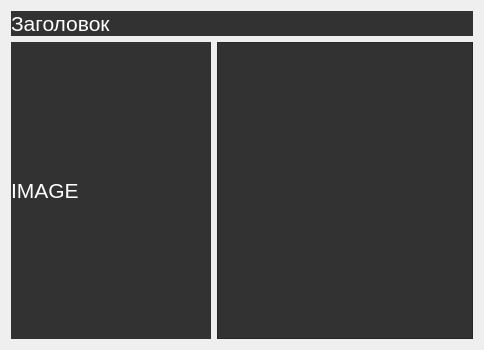
<?xml version="1.0" encoding="UTF-8"?>
<ui version="4.0">
 <class>NewsCard</class>
 <widget class="QWidget" name="NewsCard">
  <property name="windowModality">
   <enum>Qt::NonModal</enum>
  </property>
  <property name="geometry">
   <rect>
    <x>0</x>
    <y>0</y>
    <width>400</width>
    <height>350</height>
   </rect>
  </property>
  <property name="minimumSize">
   <size>
    <width>0</width>
    <height>350</height>
   </size>
  </property>
  <property name="font">
   <font>
    <pointsize>16</pointsize>
   </font>
  </property>
  <property name="cursor">
   <cursorShape>PointingHandCursor</cursorShape>
  </property>
  <property name="windowTitle">
   <string>Form</string>
  </property>
  <property name="styleSheet">
   <string notr="true">QFrame {
	background-color: rgb(50, 50, 50);
}

QLabel {
	color: rgb(255, 255, 255);
	font: 25 18pt &quot;Segoe UI Light&quot;;
}

QTextEdit {
	color: rgb(255, 255, 255);
	font: 25 16pt &quot;Segoe UI Light&quot;;
}</string>
  </property>
  <layout class="QVBoxLayout" name="verticalLayout_2">
   <item>
    <layout class="QVBoxLayout" name="verticalLayout">
     <item>
      <widget class="QLabel" name="news_label">
       <property name="sizePolicy">
        <sizepolicy hsizetype="MinimumExpanding" vsizetype="Fixed">
         <horstretch>0</horstretch>
         <verstretch>0</verstretch>
        </sizepolicy>
       </property>
       <property name="minimumSize">
        <size>
         <width>0</width>
         <height>20</height>
        </size>
       </property>
       <property name="text">
        <string>Заголовок</string>
       </property>
      </widget>
     </item>
     <item>
      <layout class="QHBoxLayout" name="horizontalLayout">
       <item>
        <widget class="QLabel" name="news_image">
         <property name="minimumSize">
          <size>
           <width>200</width>
           <height>0</height>
          </size>
         </property>
         <property name="text">
          <string>IMAGE</string>
         </property>
        </widget>
       </item>
       <item>
        <widget class="QTextEdit" name="news_text">
         <property name="sizePolicy">
          <sizepolicy hsizetype="Minimum" vsizetype="Minimum">
           <horstretch>0</horstretch>
           <verstretch>0</verstretch>
          </sizepolicy>
         </property>
         <property name="font">
          <font>
           <family>Segoe UI Light</family>
           <pointsize>16</pointsize>
           <weight>3</weight>
           <italic>false</italic>
           <bold>false</bold>
          </font>
         </property>
         <property name="styleSheet">
          <string notr="true"/>
         </property>
         <property name="readOnly">
          <bool>true</bool>
         </property>
        </widget>
       </item>
      </layout>
     </item>
    </layout>
   </item>
  </layout>
 </widget>
 <resources/>
 <connections/>
</ui>
